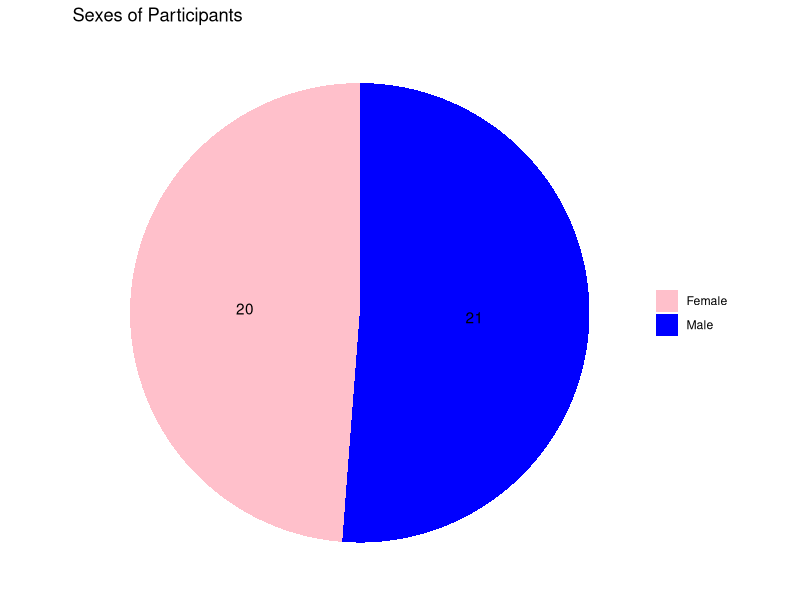

The R script that drew this image: (Note: this script raises an error after producing the figure.)
## ---- chunk 1
knitr::opts_chunk$set(echo = TRUE)
## ---- chunk 2
library(dplyr)
library(ggplot2)
library(readr)
library(tibble)

generativeAI <- read_csv("The Use of Generative AI for Students.csv")
as_tibble(generativeAI)

generativeAI2 <- generativeAI

generativeAI2 <- generativeAI[,-5] #remove not useful column 

View(generativeAI2)

#factor sex
factor_sex <- factor(generativeAI2$Sex, levels = c("Male", "Female")) 
factor_sex <- as.integer(factor_sex)

#factor age
factor_age <- factor(generativeAI2$`Age:`, levels = c("Under 18", "18-24", "25-34", "35 and above"))
factor_age <- as.integer(factor_age)

#factor educational level
factor_educ_level <- factor(generativeAI2$`Education level:`, levels = c("High school or lower",
                                                                         "Some college or vocational training",
                                                                         "Bachelor's degree",
                                                                         "Master's degree",
                                                                         "Doctoral degree"))
factor_educ_level <- as.integer(factor_educ_level)

familarity_mean <- mean(generativeAI2$`Familiarity with AI Technology`)

#factoring frequency of usage of AI 
factor_frequency_use <- factor(generativeAI2$`How often do you use generative AI?`, 
                               levels = c("Several times a day",
                                          "Once a day",
                                          "Several times a week",
                                          "Once a week",
                                          "Less often"))
factor_frequency_use <- as.integer(factor_frequency_use)

perf_expect_cols <- generativeAI2[, 9:12]
mean_expect_cols <- colMeans(perf_expect_cols)
perf_expect_cols <- as.data.frame(mean_expect_cols)
perf_expect_cols$total_mean <- mean(mean_expect_cols)
perf_expect_cols$standard_deviation <- sapply(perf_expect_cols, sd)
View(perf_expect_cols)

#Read the CSV
survey <- read.csv("The Use of Generative AI for Students.csv")
surveyQ <- read.csv("The Use of Generative AI for Students.csv", header = FALSE)
surveyQ <- surveyQ[-5]
View(surveyQ)
View(survey)
survey <- survey[-5]

View(survey)
#Make it a table
surveyDF <- as_tibble(survey)

#Effort Expectancy
surveyEAOG <- surveyDF[13:16]

#Calculate the mean of each Column
surveyEA <- colMeans(surveyEAOG)
surveyEA <- tibble(surveyEA)

#Calculate SD of each column
surveyEA <- mutate(surveyEA, SD = sapply(surveyEAOG, sd))

#Renaming the Columns
colnames(surveyEA) <- c("Mean", "SD")
labelEA <- as.vector(unlist(surveyQ[1, 13:16]))

surveyEA <- cbind(labelEA, surveyEA)
colnames(surveyEA)[1] <- "Effort Expectancy"

View(surveyEA)

#Attitude toward using technology
surveyATOG <- surveyDF[17:20]
View(surveyATOG)

#Calculate the mean of each Column
surveyAT <- colMeans(surveyATOG)
surveyAT <- tibble(surveyAT)

#Calculate SD of each column
surveyAT <- mutate(surveyAT, SD = sapply(surveyATOG, sd))

#Renaming the Columns
colnames(surveyAT) <- c("Mean", "SD")
labelAT <- as.vector(unlist(surveyQ[1, 17:20]))
surveyAT <- cbind(labelAT, surveyAT)
colnames(surveyAT)[1] <- "Facilitating Conditions"

#View the table
View(surveyAT)

#Social Influence
surveySIOG <- surveyDF[21:24]
View(surveySIOG)

#Calculate the mean of each Column
surveySI <- colMeans(surveySIOG)
surveySI <- tibble(surveySI)

#Calculate SD of each column
surveySI <- mutate(surveySI, SD = sapply(surveySIOG, sd))

#Renaming the Columns
colnames(surveySI) <- c("Mean", "SD")
labelSI <- as.vector(unlist(surveyQ[1, 21:24]))
surveySI <- cbind(labelSI, surveySI)
colnames(surveySI)[1] <- "Facilitating Conditions"

#View the table
View(surveySI)

#Facilitating Conditions Range
surveyFCOG<- surveyDF[25:28]
view(surveyFCOG)

#Calculate the mean of each Column
surveyFC <- colMeans(surveyFCOG)
surveyFC <- tibble(surveyFC)

#Calculate SD of each column
surveyFC <- mutate(surveyFC, SD = sapply(surveyFCOG, sd))

#Renaming the Columns
colnames(surveyFC) <- c("Mean", "SD")
labelFC <- as.vector(unlist(surveyQ[1, 25:28]))
surveyFC <- cbind(labelFC, surveyFC)
colnames(surveyFC)[1] <- "Facilitating Conditions"

#View the table
View(surveyFC)



#Usage Range
surveyBIOG <- surveyDF[37:39]
View(surveyBIOG)

#Calculate the mean of each Column
surveyBI <- colMeans(surveyBIOG)
surveyBI <- tibble(surveyBI)

#Calculate SD of each column
surveyBI <- mutate(surveyBI, SD = sapply(surveyBIOG , sd))
View(surveyBI)
colnames(surveyBI)[1] <- "Mean"
labelBI <- as.vector(unlist(surveyQ[1, 37:39]))
surveyBI <- cbind(labelBI, surveyBI)
colnames(surveyBI)[1] <- "Behavioral Intention"

View(surveyBI)


#Whole Survey

surveyALLOG <- surveyDF[9:39]
View(surveyALLOG)

#Calculate the mean of each Column
surveyALL <- colMeans(surveyALLOG)
surveyALL <- tibble(surveyALL)

#Calculate SD of each column
surveyALL <- mutate(surveyALL, SD = sapply(surveyALLOG, sd))

#Renaming the Columns
colnames(surveyALL) <- c("Mean", "SD")
labelALL <- as.vector(unlist(surveyQ[1, 9:39]))
surveyALL <- cbind(labelALL, surveyALL)
colnames(surveyALL)[1] <- "Whole Survey"

#View the table
View(surveyALL)

## ---- chunk 3
# Create a table with the count of each level in the 'Sex' column
sex_counts <- table(survey$Sex)

# Convert the table to a data frame for plotting
sex_df <- as.data.frame(sex_counts)
colnames(sex_df) <- c("Sex", "Count")

# Pie chart for 'Sex'
ggplot(sex_df, aes(x = "", y = Count, fill = Sex)) +
  geom_bar(stat = "identity", width = 1) +
  coord_polar("y", start = 0) +
  scale_fill_manual(values = c("pink", "blue"))+
  geom_text(aes(label = Count), position = position_stack(vjust = 0.5)) + # Display only counts
  theme_void() +
  labs(title = "Sexes of Participants", x = NULL, y = NULL) +
  theme(legend.title = element_blank())

# Plot for Age
ggplot(survey, aes(x = "", y = ..count.., fill = Age)) +
  geom_bar(stat = "count", width = 1) +
  coord_polar("y", start = 0) +
  scale_fill_manual(values = c("peru"))+
  geom_text(aes(label = ..count..), stat = "count", position = position_stack(vjust = 0.5)) + # Display only counts
  theme_void() +
  labs(title = "Age Median", x = NULL, y = NULL) +
  theme(legend.title = element_blank())

#Plot for Educational Level
ggplot(survey, aes(x = "", y = ..count.., fill = EducationLVL)) +
  geom_bar(stat = "count", width = 1) +
  coord_polar("y", start = 0) +
  scale_fill_manual(values = c("orange", "yellow","green"))+
  geom_text(aes(label = ..count..), stat = "count", position = position_stack(vjust = 0.5)) + # Display only counts
  theme_void() +
  labs(title = "Educational Level of Participants", x = NULL, y = NULL) +
  theme(legend.title = element_blank())

# Converting Familiarity with AI Technology to a factor variable 
survey$Familiarity.with.AI.Technology <- as.factor(survey$Familiarity.with.AI.Technology)

# Pie chart for Familiarity with AI Technology
ggplot(survey, aes(x = "", y = ..count.., fill = `Familiarity.with.AI.Technology`)) +
  geom_bar(stat = "count", width = 1) +
  coord_polar("y", start = 0) +
  geom_text(aes(label = ..count..), stat = "count", position = position_stack(vjust = 0.5)) + # Display only counts
  theme_void() +
  labs(title = "Participant's Familiarity with AI Technology", x = NULL, y = NULL) +
  theme(legend.title = element_blank())

# Converting Have you used Generative AI Technology Before?  to a factor variable
survey$`Have.you.used.Generative.AI.technology.before.` <- as.factor(survey$`Have.you.used.Generative.AI.technology.before.`)

# Pie chart for Have you used Generative AI Technology Before? 
ggplot(survey, aes(x = "", y = ..count.., fill = `Have.you.used.Generative.AI.technology.before.`)) +
  geom_bar(stat = "count", width = 1) +
  coord_polar("y", start = 0) +
  geom_text(aes(label = ..count..), stat = "count", position = position_stack(vjust = 0.5)) + 
  scale_fill_manual(values = c("wheat", "cyan")) + 
  theme_void() +
  labs(title = "Participant's Usage of Generative AI Technology", x = NULL, y = NULL) +
  theme(legend.title = element_blank())

# Converting How often do you use generative AI?  to a factor variable
survey$`How.often.do.you.use.generative.AI.` <- as.factor(survey$`How.often.do.you.use.generative.AI.`)

# Pie chart for How often do you use generative AI? 
ggplot(survey, aes(x = "", y = ..count.., fill = `How.often.do.you.use.generative.AI.`)) +
  geom_bar(stat = "count", width = 1) +
  coord_polar("y", start = 0) +
  geom_text(aes(label = ..count..), stat = "count", position = position_stack(vjust = 0.5)) + 
  scale_fill_manual(values = c("coral", "darkseagreen", "beige", "khaki")) + 
  theme_void() +
  labs(title = "Participant's of Usage Frequency of Generative AI", x = NULL, y = NULL) +
  theme(legend.title= element_blank())

